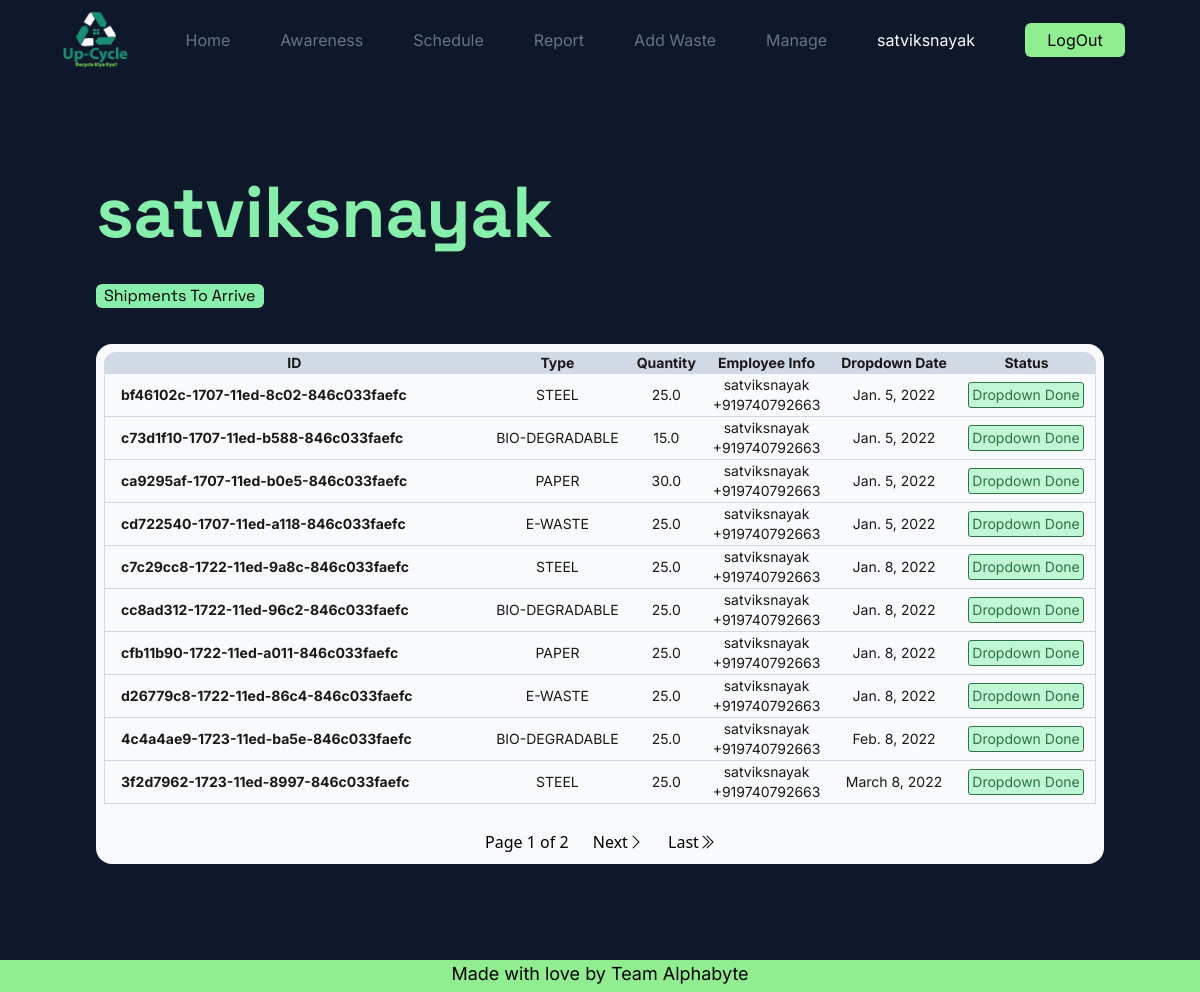
The app's page /schedule/ (signed in) with its own data.
### App/models.py (models this page shows, shortened)
class Profile(models.Model):
    user = models.OneToOneField(User,on_delete=models.CASCADE,null=True)
    name = models.CharField(max_length=50)
    about = models.TextField(blank=True,null=True)
    profile_pic = models.ImageField(default='avatar.png',upload_to='Profile')
    location = models.CharField(max_length=50,blank=True,null=True)
    street = models.CharField(max_length=50,blank=True,null=True)
    city = models.CharField(max_length=30,blank=True,null=True)
    state = models.CharField(max_length=30,blank=True,null=True)
    phone = PhoneNumberField(blank=True,null=True)
    is_email_verified = models.BooleanField(default=False)

class Waste(models.Model):
    class Types(models.TextChoices):
        STEEL = "STEEL","Steel"
        BIODEGRADABLE = "BIO-DEGRADABLE","Bio-Degradable"
        PAPER = "PAPER","Paper"
        EWASTE = "E-WASTE","E-Waste"
    id = models.CharField(primary_key=True,unique=True,max_length=40)
    recycler = models.ForeignKey(User,on_delete=models.SET_NULL,null=True,blank=True,related_name='recycler')
    company = models.ForeignKey(User,on_delete=models.SET_NULL,null=True,blank=True,related_name='company')
    employee = models.ForeignKey(User,on_delete=models.SET_NULL,null=True,blank=True,related_name='employee')
    entry_date = models.DateField(null=True,blank=True)
    pickup_date = models.DateField(null=True,blank=True)
    dropdown_date = models.DateField(null=True,blank=True)
    weight = models.FloatField(null=True,blank=True)
    price = models.FloatField(null=True,blank=True)
    type = models.CharField(_("Types"),max_length=50,choices=Types.choices)
    pickup_done = models.BooleanField(default=False)
    dropdown_done = models.BooleanField(default=False)

### App/decorators.py (the view)
        def wrappper_func(request,*args,**kwargs):
            group = None
            if request.user.groups.exists():
                group = request.user.groups.all()[0].name
            if group in allowed_roles:
                return view_func(request,*args,**kwargs)
            else:
                return HttpResponse('You are not authorised to view this page!!')

### App/functions.py (called while the page is built)
def grouplist(user):
    groups = []
    if user.groups.exists():
        for i in range(len(user.groups.all())):
            groups.append(user.groups.all()[i].name)
    return groups

### App/views.py (called while the page is built)
@login_required(login_url='login')
@allowed_user(allowed_roles=['admin','Recycler'])
def schedule(request):
    sub = Subscription.objects.filter(name = request.user).first()
    if not sub.paid:
        return redirect('subscriptions')
    groups = grouplist(request.user)
    user = User.objects.get(username = request.user.username)
    all_wastes = Waste.objects.filter(recycler = user).order_by('dropdown_date')
    W = Paginator(all_wastes,10)
    wastes = W.get_page(request.GET.get('page'))
    context = {'groups':groups,'wastes':wastes}
    return render(request,'App/tables/recyclecomp.html',context)

### App/templates/App/tables/recyclecomp.html (shortened to what this page needs)
<!DOCTYPE html>
<html lang="en">
<head>
</head>
{% extends 'App/base.html' %}
{%load static%}
    {% block content %}
    <div class="content bg-slate-900 p-24">
        <div class="min-w-full font-space">
            <h1 class="text-green-300 text-7xl font-bold ">{{user.profile.name}}</h1>
            <div class="my-9 w-fit bg-green-300 px-2 rounded-md">Shipments To Arrive</div>
        </div>
        <div class="Table min-w-4/5 p-2 bg-slate-50 rounded-2xl overflow-auto">
            <table class="relative border-separate border-spacing-0 table-auto min-w-full bg-slate-50 text-sm opacity-90 text-center font-inter">
                <thead class="bg-slate-300">
                    <tr>
                        <th class="rounded-tl-xl">ID</th>
                        <th>Type</th>
                        <th>Quantity</th>
                        <th>Employee Info</th>
                        <th>Dropdown Date</th>
                        <th class="rounded-tr-xl">Status</th>
                    </tr>
                </thead>
                <tbody>
                    {% for waste in wastes %}
                    <tr>
                        <td class="text-left px-4 py-1 border-b border-slate-300 border-l"><div class="font-bold">{{waste.id}}</div></td>
                        <td class="border-b border-slate-300">{{waste.type}}</td>
                        <td class="border-b border-slate-300">{{waste.weight}}</td>
                        <td class="border-b border-slate-300">{{waste.employee.profile.name}}<br>{{waste.employee.profile.phone}}</td>
                        <td class="border-b border-slate-300">{{waste.dropdown_date}}</td>
                        <td class="border-b border-slate-300 border-r">
                            {% if waste.dropdown_done %}
                            <button type="button" disabled class="bg-green-200 border-[1px] border-green-800 text-green-800 rounded-[3px] px-[3px] py-[2px] my-[3px]" >Dropdown Done</button>
                            {% else %}
                            <button type="button" disabled class="bg-red-200 border-[1px] border-red-800 text-red-800 rounded-[3px] px-[3px] py-[2px] my-[3px]" >Dropdown Not Done</button>
                            {% endif %}
                        </td>
                    </tr>
                    {% endfor %}
                </tbody>
            </table>
            <div class="w-full text-[1 rem] h-5 my-4 text-center">
                <button class="p-[5px] m-[5px]" type="button">Page {{wastes.number}} of {{wastes.paginator.num_pages}}</button>
                {% if wastes.has_next %}
                <button class="p-[5px] m-[5px]" type="button"><a href="?page={{wastes.next_page_number}}">Next<i class="bi bi-chevron-right"></i></a></button>
                <button class="p-[5px] m-[5px]" type="button"><a href="?page={{wastes.paginator.num_pages}}">Last<i class="bi bi-chevron-double-right"></i></a></button>
                {% endif %}
            </div>
        </div>
    </div>
    {% endblock %}

### App/templates/App/base.html (shortened to what this page needs)
{% load static %}
<!DOCTYPE html>
<html lang="en">
<head>
    <link rel="stylesheet" href="{% static '/CSS/base.css' %}">
    <link rel="stylesheet" href="https://cdn.jsdelivr.net/npm/bootstrap-icons@1.8.3/font/bootstrap-icons.css">
    <script src="https://cdn.tailwindcss.com"></script>
</head>
<body>
  <nav class="flex h-[5rem] w-full z-[910] sticky top-0 bg-slate-900 text-white font-inter">
    <div class="my-auto px-[50px] justify-between flex align-center w-full">
        <a href="" class="text-lg my-auto"><img src="{% static '/IMGS/logo.png' %}" class="h-[5rem]" alt="" height="50" width="90" style="padding:12px"></a>
        <ul class="toggle transition ease-in-out duration-[1s] md:w-auto w-[150px] flex flex-col fixed right-0 top-[5rem] h-screen md:h-auto md:static md:flex-row bg-slate-900 md:translate-x-0 md:transition-none translate-x-[150px]">
            <li class="md:mx-[25px] mx-auto my-[15px] md:my-auto"><a class="text-slate-500  hover:text-white transition-all ease-in-out delay-200" href="/">Home</a></li>
            <li class="md:mx-[25px] mx-auto my-[15px] md:my-auto"><a class="text-slate-500 hover:text-white transition-all ease-in-out delay-200" href="/awareness/">Awareness</a></li>
            {% if user.is_authenticated %}
            {% if 'Recycler' in groups %}
            <li class="md:mx-[25px] mx-auto my-[15px] md:my-auto"><a class="text-slate-500 hover:text-white transition-all ease-in-out delay-200" href="/schedule/">Schedule</a></li>
            {% endif %}
            {% if 'Employee' in groups %}
            <li class="md:mx-[25px] mx-auto my-[15px] md:my-auto"><a class="text-slate-500 hover:text-white transition-all ease-in-out delay-200" href="/report/">Report</a></li>
            {% endif %}
            {% if 'Company' in groups %}
            <li class="md:mx-[25px] mx-auto my-[15px] md:my-auto"><a class="text-slate-500 hover:text-white transition-all ease-in-out delay-200" href="/addWaste/">Add Waste</a></li>
            {% endif %}
            {% if 'Manager' in groups %}
            <li class="md:mx-[25px] mx-auto my-[15px] md:my-auto"><a class="text-slate-500 hover:text-white transition-all ease-in-out delay-200" href="/manage/">Manage</a></li>
            {% endif %}
            <li class="md:mx-[25px] mx-auto my-[15px] md:my-auto"><a class="text-white" href="/User/Profile/">{{user.username}}</a></li>
            <li class="md:mx-[25px] mx-auto my-[15px] md:my-auto"><a href="/logout/"><button class="w-[100px] p-[5px] bg-lightgreen rounded-md text-black" type="button">LogOut</button></a></li>
            {% endif %}
        </ul>
    </div>
  </nav>
    {% block content %}
    {% endblock %}
<footer class="align-center font-inter justify-center bg-lightgreen absolute text-black text-lg flex w-full h-[2rem] z-[900]">
  <h4 class="">Made with love by Team Alphabyte</h4>
</footer>
</body>
</html>

### records on screen
Waste: id "bf46102c-1707-11ed-8c02-846c033faefc", type "STEEL", weight "25.0", employee.profile.name "satviksnayak", employee.profile.phone "+919740792663", dropdown_date "Jan. 5, 2022", dropdown_done "Dropdown Done"
Waste: id "c73d1f10-1707-11ed-b588-846c033faefc", type "BIO-DEGRADABLE", weight "15.0", employee.profile.name "satviksnayak", employee.profile.phone "+919740792663", dropdown_date "Jan. 5, 2022", dropdown_done "Dropdown Done"
Waste: id "ca9295af-1707-11ed-b0e5-846c033faefc", type "PAPER", weight "30.0", employee.profile.name "satviksnayak", employee.profile.phone "+919740792663", dropdown_date "Jan. 5, 2022", dropdown_done "Dropdown Done"
Waste: id "cd722540-1707-11ed-a118-846c033faefc", type "E-WASTE", weight "25.0", employee.profile.name "satviksnayak", employee.profile.phone "+919740792663", dropdown_date "Jan. 5, 2022", dropdown_done "Dropdown Done"
Waste: id "c7c29cc8-1722-11ed-9a8c-846c033faefc", type "STEEL", weight "25.0", employee.profile.name "satviksnayak", employee.profile.phone "+919740792663", dropdown_date "Jan. 8, 2022", dropdown_done "Dropdown Done"
Waste: id "cc8ad312-1722-11ed-96c2-846c033faefc", type "BIO-DEGRADABLE", weight "25.0", employee.profile.name "satviksnayak", employee.profile.phone "+919740792663", dropdown_date "Jan. 8, 2022", dropdown_done "Dropdown Done"
Waste: id "cfb11b90-1722-11ed-a011-846c033faefc", type "PAPER", weight "25.0", employee.profile.name "satviksnayak", employee.profile.phone "+919740792663", dropdown_date "Jan. 8, 2022", dropdown_done "Dropdown Done"
Waste: id "d26779c8-1722-11ed-86c4-846c033faefc", type "E-WASTE", weight "25.0", employee.profile.name "satviksnayak", employee.profile.phone "+919740792663", dropdown_date "Jan. 8, 2022", dropdown_done "Dropdown Done"
Waste: id "4c4a4ae9-1723-11ed-ba5e-846c033faefc", type "BIO-DEGRADABLE", weight "25.0", employee.profile.name "satviksnayak", employee.profile.phone "+919740792663", dropdown_date "Feb. 8, 2022", dropdown_done "Dropdown Done"
Waste: id "3f2d7962-1723-11ed-8997-846c033faefc", type "STEEL", weight "25.0", employee.profile.name "satviksnayak", employee.profile.phone "+919740792663", dropdown_date "March 8, 2022", dropdown_done "Dropdown Done"

### other values on screen
{{ user.username }} "satviksnayak"
{{ user.profile.name }} "satviksnayak"
{{ wastes.number }} "1"
{{ wastes.paginator.num_pages }} "2"
